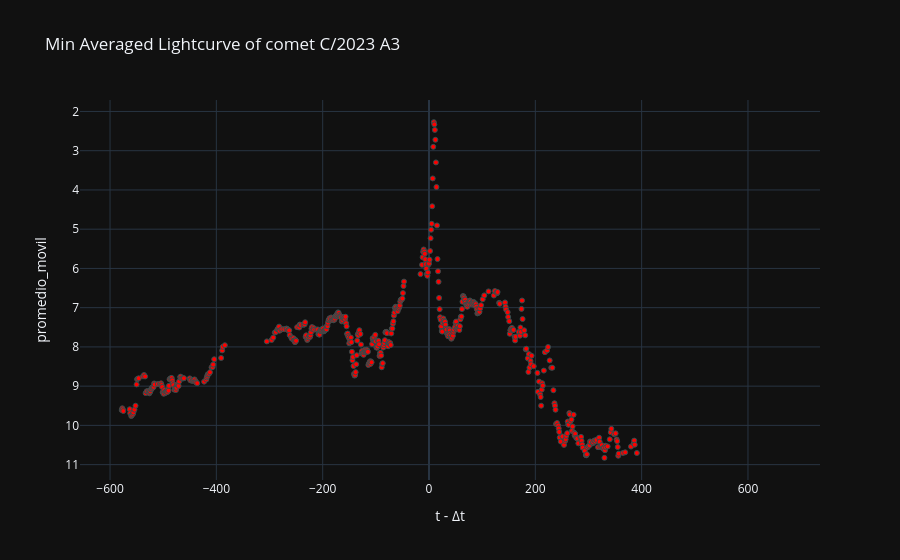

The cell this chart's notebook holds for it:
### Code cell
# Gráfica de luz interna
labels = {'delta_t':'t - Δt','magnitud_reducida':'Magnitude reduced'}
fig = px.scatter(curva_de_luz_interna_v2_df, x='delta_t', y='promedio_movil', template= 'plotly_dark', labels= labels, title=f'Min Averaged Lightcurve of comet {nombre_cometa}')
fig.update_traces(marker=dict(color='red', size=5, line=dict(width=1, color='DarkSlateGrey')))
fig.update_yaxes(autorange="reversed")
fig.show()

### Figure 1 — Plotly figure (JSON) as saved in the notebook; plotly's stock layout.template omitted (floating-point values rounded to 4 significant figures; data arrays with more than 128 entries replaced by an {"elided": "..."} marker saying what was removed)
{"data": [{"hovertemplate": "t - Δt=%{x}<br>promedio_movil=%{y}<extra></extra>", "legendgroup": "", "marker": {"color": "red", "line": {"color": "DarkSlateGrey", "width": 1}, "size": 5, "symbol": "circle"}, "mode": "markers", "name": "", "orientation": "v", "showlegend": false, "type": "scatter", "x": {"elided": "565 int values"}, "xaxis": "x", "y": {"elided": "565 float values"}, "yaxis": "y"}], "layout": {"legend": {"tracegroupgap": 0}, "title": {"text": "Min Averaged Lightcurve of comet C/2023 A3"}, "xaxis": {"anchor": "y", "domain": [0, 1], "title": {"text": "t - Δt"}}, "yaxis": {"anchor": "x", "autorange": "reversed", "domain": [0, 1], "title": {"text": "promedio_movil"}}}}
